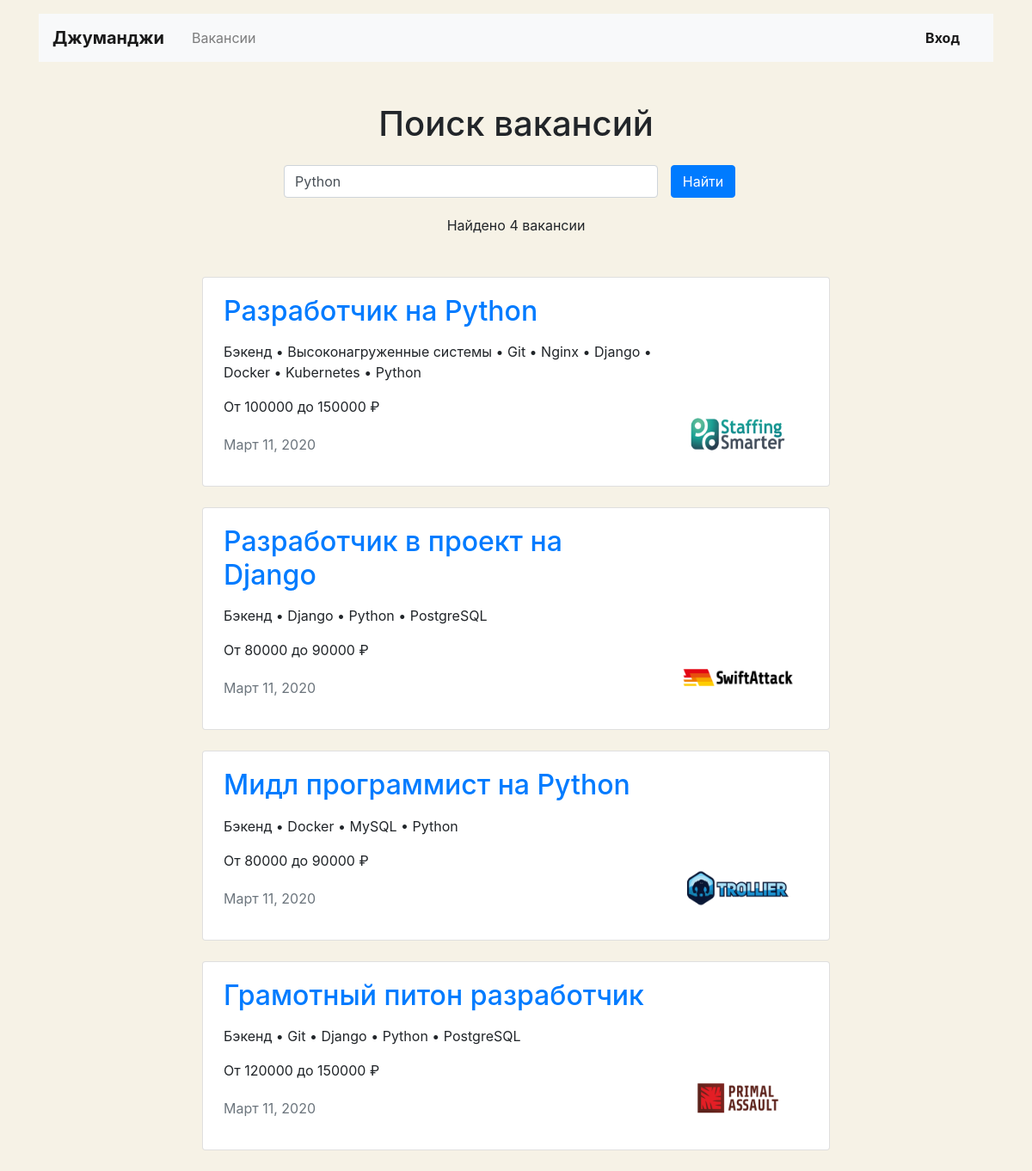
The page /search?s=Python on the database its author committed.
### vacancies/models.py (models this page shows, shortened)
class Vacancy(models.Model):
    title = models.CharField(max_length=100)
    specialty = models.ForeignKey(Specialty, null=True, blank=True, on_delete=models.SET_NULL, related_name='vacancies')
    company = models.ForeignKey(Company, on_delete=models.CASCADE, related_name='vacancies')
    skills = models.ManyToManyField(Skill, related_name='vacancies')
    description = models.TextField()
    salary_min = models.IntegerField(default=0)
    salary_max = models.IntegerField(default=0)
    published_at = models.DateField(default=date.today)

class Specialty(models.Model):
    code = models.CharField(max_length=20)
    title = models.CharField(max_length=20)
    picture = models.ImageField(upload_to=MEDIA_SPECIALTY_IMAGE_DIR)

class Skill(models.Model):
    name = models.CharField(max_length=30)

class Company(models.Model):
    name = models.CharField(max_length=100)
    owner = models.OneToOneField(get_user_model(), on_delete=models.CASCADE, related_name='company')
    location = models.CharField(max_length=30)
    logo = models.ImageField(upload_to=MEDIA_COMPANY_IMAGE_DIR, default='company_images/130x80.gif')
    description = models.TextField(default='', blank=True)
    employee_count = models.IntegerField(default=1)

### vacancies/views.py (the view)
# urls.py: path('search', SearchView.as_view(), name='search'),
class SearchView(View):
    def get(self, request):
        query = self.request.GET.get('s').strip()
        vacancies = (
            Vacancy.objects.filter(Q(title__icontains=query) | Q(description__icontains=query))
                .prefetch_related('skills')
                .select_related('company', 'specialty')
        )
        context = {
            'vacancies': vacancies,
            'query': query,
        }
        return render(request, 'search.html', context=context)

### vacancies/templatetags/pluralize_ru.py (called while the page is built)
@register.filter()
def pluralize_ru(number: Union[int, str], arg: str = 'дурак, дурака, дураков'):
    nominative_singular, genitive_singular, genitive_plural = arg.split(', ')
    number = abs(int(number))
    if 10 <= number % 100 <= 20:
        return f'{number} {genitive_plural}'
    if number % 10 == 1:
        return f'{number} {nominative_singular}'
    if 2 <= number % 10 <= 4:
        return f'{number} {genitive_singular}'
    return f'{number} {genitive_plural}'

### templates/search.html (shortened to what this page needs)
{% extends 'base.html' %}
{% load pluralize_ru %}
{% block container %}
  <main class="container mt-3">
    <section>
      <h1 class="h1 text-center mt-5 mb-4">Поиск вакансий</h1>
      <div class="row">
        <div class="col-12 col-md-8 col-lg-6 offset-lg-3 offset-md-2">
          <form action="{% url 'search' %}" method="get" class="form-inline mb-3" enctype="multipart/form-data">
            <div class="form-group col-8 col-md-10 pl-0">
              <input name="s" class="form-control w-100" type="search" value="{% if query %}{{ query }}{% endif %}" placeholder="Найти работу или стажировку" aria-label="Найти работу или стажировку">
            </div>
            <div class="form-group col-4 col-md-2 pl-0">
              <button class="btn btn-primary w-100" type="submit">Найти</button>
            </div>
          </form>
        </div>
      </div>
      <p class="text-center pt-1">Найдено {{ vacancies|length|pluralize_ru:"вакансия, вакансии, вакансий" }}</p>
      <div class="row mt-5">
        <div class="col-12 col-lg-8 offset-lg-2 m-auto">
          {% for vacancy in vacancies %}
            <div class="card mb-4">
              <div class="card-body px-4">
                <div class="row">
                  <div class="col-12 col-md-8 col-lg-9">
                    <h2 class="h2 pb-2"><a href="{% url 'vacancy' vacancy.id %}">{{ vacancy.title }}</a></h2>
                    <p>
                      {{ vacancy.specialty.title }}
                      {% for skill in vacancy.skills.all %}
                        • {{ skill.name }}
                      {% endfor %}
                    </p>
                    <p>От {{ vacancy.salary_min }} до {{ vacancy.salary_max }} ₽</p>
                    <p class="text-muted pt-1">{{ vacancy.published_at }}</p>
                  </div>
                  <div class="col-12 col-md-4 col-lg-3 d-flex align-items-end">
                    <a href="{% url 'company' vacancy.company.id %}"><img src="{{ vacancy.company.logo.url }}" width="130" height="80" alt=""></a>
                  </div>
                </div>
              </div>
            </div>
          {% endfor %}
        </div>
      </div>
    </section>
  </main>
{% endblock %}

### templates/base.html (style rules this page uses)
body { background-color: #F6F2E6; }

### rows shown on the page
Vacancy: title "Разработчик на Python", specialty "Бэкенд", salary_min "100000", salary_max "150000", published_at "Март 11, 2020", company.logo (picture)
Skill: name "Высоконагруженные системы"
Skill: name "Git"
Skill: name "Nginx"
Skill: name "Django"
Skill: name "Docker"
Skill: name "Kubernetes"
Skill: name "Python"
Vacancy: title "Разработчик в проект на Django", specialty "Бэкенд", salary_min "80000", salary_max "90000", published_at "Март 11, 2020", company.logo (picture)
Skill: name "PostgreSQL"
Vacancy: title "Мидл программист на Python", specialty "Бэкенд", salary_min "80000", salary_max "90000", published_at "Март 11, 2020", company.logo (picture)
Skill: name "MySQL"
Vacancy: title "Грамотный питон разработчик", specialty "Бэкенд", salary_min "120000", salary_max "150000", published_at "Март 11, 2020", company.logo (picture)
